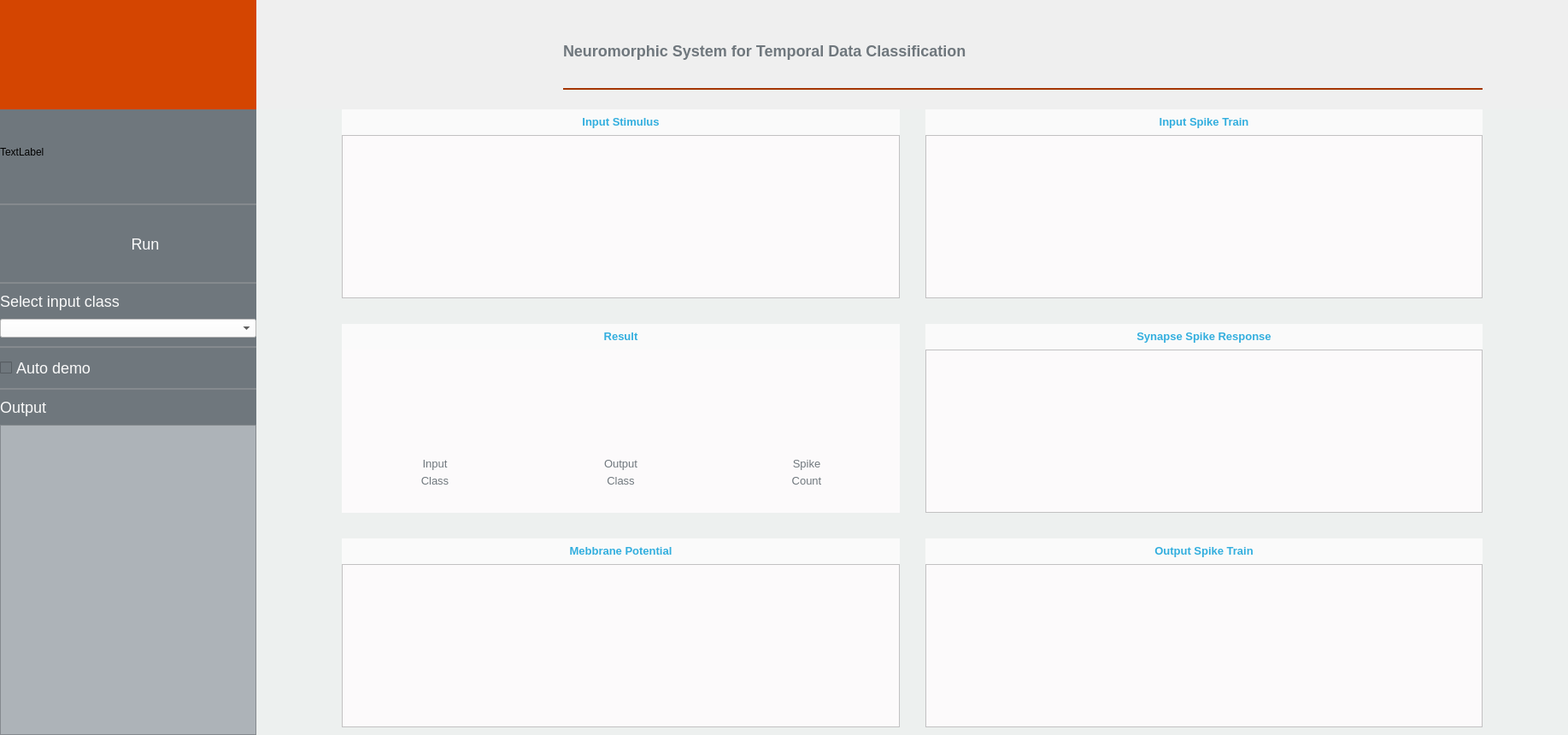
<?xml version="1.0" encoding="UTF-8"?>
<ui version="4.0">
 <class>MainWindow</class>
 <widget class="QMainWindow" name="MainWindow">
  <property name="geometry">
   <rect>
    <x>0</x>
    <y>0</y>
    <width>1835</width>
    <height>860</height>
   </rect>
  </property>
  <property name="windowTitle">
   <string>MainWindow</string>
  </property>
  <property name="windowOpacity">
   <double>1.000000000000000</double>
  </property>
  <property name="styleSheet">
   <string notr="true"/>
  </property>
  <widget class="QWidget" name="centralwidget">
   <property name="styleSheet">
    <string notr="true"/>
   </property>
   <layout class="QGridLayout" name="gridLayout">
    <property name="leftMargin">
     <number>0</number>
    </property>
    <property name="topMargin">
     <number>0</number>
    </property>
    <property name="rightMargin">
     <number>0</number>
    </property>
    <property name="bottomMargin">
     <number>0</number>
    </property>
    <property name="spacing">
     <number>0</number>
    </property>
    <item row="2" column="0">
     <widget class="QLabel" name="logo">
      <property name="minimumSize">
       <size>
        <width>0</width>
        <height>128</height>
       </size>
      </property>
      <property name="maximumSize">
       <size>
        <width>300</width>
        <height>300</height>
       </size>
      </property>
      <property name="styleSheet">
       <string notr="true">background-color: rgb(212, 69, 1);</string>
      </property>
      <property name="text">
       <string/>
      </property>
     </widget>
    </item>
    <item row="3" column="0">
     <widget class="QWidget" name="control_panel" native="true">
      <property name="minimumSize">
       <size>
        <width>300</width>
        <height>0</height>
       </size>
      </property>
      <property name="maximumSize">
       <size>
        <width>350</width>
        <height>16777215</height>
       </size>
      </property>
      <property name="styleSheet">
       <string notr="true">background-color: rgb(111, 119, 125);
</string>
      </property>
      <layout class="QGridLayout" name="gridLayout_2">
       <property name="leftMargin">
        <number>0</number>
       </property>
       <property name="topMargin">
        <number>0</number>
       </property>
       <property name="rightMargin">
        <number>0</number>
       </property>
       <property name="bottomMargin">
        <number>0</number>
       </property>
       <property name="horizontalSpacing">
        <number>0</number>
       </property>
       <property name="verticalSpacing">
        <number>10</number>
       </property>
       <item row="1" column="0">
        <widget class="QFrame" name="splot_line_0">
         <property name="minimumSize">
          <size>
           <width>0</width>
           <height>2</height>
          </size>
         </property>
         <property name="maximumSize">
          <size>
           <width>16777215</width>
           <height>2</height>
          </size>
         </property>
         <property name="styleSheet">
          <string notr="true">background-color: rgb(173, 179, 184);</string>
         </property>
         <property name="frameShape">
          <enum>QFrame::StyledPanel</enum>
         </property>
         <property name="frameShadow">
          <enum>QFrame::Raised</enum>
         </property>
        </widget>
       </item>
       <item row="6" column="0">
        <widget class="QFrame" name="split_line_2">
         <property name="minimumSize">
          <size>
           <width>0</width>
           <height>2</height>
          </size>
         </property>
         <property name="maximumSize">
          <size>
           <width>16777215</width>
           <height>2</height>
          </size>
         </property>
         <property name="styleSheet">
          <string notr="true">background-color: rgb(173, 179, 184);</string>
         </property>
         <property name="frameShape">
          <enum>QFrame::StyledPanel</enum>
         </property>
         <property name="frameShadow">
          <enum>QFrame::Raised</enum>
         </property>
        </widget>
       </item>
       <item row="8" column="0">
        <widget class="QFrame" name="split_line_3">
         <property name="minimumSize">
          <size>
           <width>0</width>
           <height>2</height>
          </size>
         </property>
         <property name="maximumSize">
          <size>
           <width>16777215</width>
           <height>2</height>
          </size>
         </property>
         <property name="styleSheet">
          <string notr="true">background-color: rgb(173, 179, 184);</string>
         </property>
         <property name="frameShape">
          <enum>QFrame::StyledPanel</enum>
         </property>
         <property name="frameShadow">
          <enum>QFrame::Raised</enum>
         </property>
        </widget>
       </item>
       <item row="9" column="0">
        <widget class="QLabel" name="input_class_label">
         <property name="maximumSize">
          <size>
           <width>400</width>
           <height>16777215</height>
          </size>
         </property>
         <property name="styleSheet">
          <string notr="true">QLabel {
font-family: &quot;Arial&quot;;
font-size: 18px;
color : rgb(250,250,250);
text-align:center;
background-color: rgb(111, 119, 125);
}
</string>
         </property>
         <property name="text">
          <string>Output</string>
         </property>
        </widget>
       </item>
       <item row="0" column="0">
        <widget class="QLabel" name="placeholder">
         <property name="minimumSize">
          <size>
           <width>0</width>
           <height>100</height>
          </size>
         </property>
         <property name="text">
          <string>TextLabel</string>
         </property>
        </widget>
       </item>
       <item row="4" column="0">
        <widget class="QLabel" name="combobox_label">
         <property name="maximumSize">
          <size>
           <width>400</width>
           <height>16777215</height>
          </size>
         </property>
         <property name="styleSheet">
          <string notr="true">

QLabel {
font-family: &quot;Arial&quot;;
font-size: 18px;
color : rgb(250,250,250);
text-align:center;
}
</string>
         </property>
         <property name="text">
          <string>Select input class</string>
         </property>
        </widget>
       </item>
       <item row="5" column="0">
        <widget class="ComboBox" name="dropdown_patterns">
         <property name="maximumSize">
          <size>
           <width>400</width>
           <height>16777215</height>
          </size>
         </property>
         <property name="styleSheet">
          <string notr="true">background-color: rgb(255, 255, 255);</string>
         </property>
        </widget>
       </item>
       <item row="10" column="0">
        <widget class="QListWidget" name="listw">
         <property name="sizePolicy">
          <sizepolicy hsizetype="Maximum" vsizetype="Expanding">
           <horstretch>0</horstretch>
           <verstretch>0</verstretch>
          </sizepolicy>
         </property>
         <property name="maximumSize">
          <size>
           <width>400</width>
           <height>16777215</height>
          </size>
         </property>
         <property name="styleSheet">
          <string notr="true">
QListWidget {
font-family: &quot;Arial&quot;;
font-size: 15px;
color : rgb(250,250,250);
text-align:center;
background-color: rgb(173, 179, 184);
}
</string>
         </property>
         <property name="verticalScrollBarPolicy">
          <enum>Qt::ScrollBarAlwaysOff</enum>
         </property>
        </widget>
       </item>
       <item row="7" column="0">
        <widget class="QCheckBox" name="auto_check_box">
         <property name="maximumSize">
          <size>
           <width>400</width>
           <height>16777215</height>
          </size>
         </property>
         <property name="styleSheet">
          <string notr="true">QCheckBox {
font-family: &quot;Arial&quot;;
font-size: 18px;
color : rgb(250,250,250);
text-align:center;
background-color: rgb(111, 119, 125);
}
</string>
         </property>
         <property name="text">
          <string>Auto demo</string>
         </property>
        </widget>
       </item>
       <item row="3" column="0">
        <widget class="QFrame" name="split_line_1">
         <property name="minimumSize">
          <size>
           <width>0</width>
           <height>2</height>
          </size>
         </property>
         <property name="maximumSize">
          <size>
           <width>16777215</width>
           <height>2</height>
          </size>
         </property>
         <property name="styleSheet">
          <string notr="true">background-color: rgb(173, 179, 184);</string>
         </property>
         <property name="frameShape">
          <enum>QFrame::StyledPanel</enum>
         </property>
         <property name="frameShadow">
          <enum>QFrame::Raised</enum>
         </property>
        </widget>
       </item>
       <item row="2" column="0">
        <widget class="QToolButton" name="btn">
         <property name="minimumSize">
          <size>
           <width>0</width>
           <height>70</height>
          </size>
         </property>
         <property name="maximumSize">
          <size>
           <width>400</width>
           <height>100</height>
          </size>
         </property>
         <property name="styleSheet">
          <string notr="true">QToolButton {
    border: none;
    border-radius: 0px;
	
    /*background-color: qlineargradient(x1: 0, y1: 0, x2: 0, y2: 1,
                                      stop: 0 #f6f7fa, stop: 1 #dadbde);
	*/
	background-color: rgb(111, 119, 125);
    /*min-width: 80px;*/
}

QToolButton:pressed {
    background-color: qlineargradient(x1: 0, y1: 0, x2: 0, y2: 1,
                                      stop: 0 #dadbde, stop: 1 #f6f7fa);
}

QToolButton:hover {
	background-color: rgb(212, 69, 1,100);
	 /*background-color: #c1b1b6;*/
 }



QToolButton:default {
    border-color: navy; /* make the default button prominent */
}

QToolButton {
font-family: &quot;Arial&quot;;
font-size: 18px;
color : rgb(250,250,250);
text-align:center;
}
</string>
         </property>
         <property name="text">
          <string>        Run</string>
         </property>
        </widget>
       </item>
      </layout>
     </widget>
    </item>
    <item row="2" column="1">
     <widget class="QWidget" name="top" native="true">
      <property name="minimumSize">
       <size>
        <width>0</width>
        <height>50</height>
       </size>
      </property>
      <property name="maximumSize">
       <size>
        <width>16777215</width>
        <height>100</height>
       </size>
      </property>
      <layout class="QGridLayout" name="gridLayout_6">
       <property name="leftMargin">
        <number>50</number>
       </property>
       <property name="topMargin">
        <number>0</number>
       </property>
       <property name="rightMargin">
        <number>0</number>
       </property>
       <property name="bottomMargin">
        <number>0</number>
       </property>
       <property name="spacing">
        <number>0</number>
       </property>
       <item row="0" column="0">
        <widget class="QLabel" name="banner_logo">
         <property name="maximumSize">
          <size>
           <width>300</width>
           <height>16777215</height>
          </size>
         </property>
         <property name="text">
          <string/>
         </property>
        </widget>
       </item>
       <item row="0" column="1">
        <widget class="QWidget" name="title_container" native="true">
         <layout class="QGridLayout" name="gridLayout_7">
          <property name="rightMargin">
           <number>100</number>
          </property>
          <item row="0" column="0">
           <widget class="QLabel" name="title_label">
            <property name="minimumSize">
             <size>
              <width>1024</width>
              <height>0</height>
             </size>
            </property>
            <property name="maximumSize">
             <size>
              <width>1600</width>
              <height>16777215</height>
             </size>
            </property>
            <property name="font">
             <font>
              <family>Arial</family>
             </font>
            </property>
            <property name="text">
             <string>&lt;html&gt;&lt;head/&gt;&lt;body&gt;&lt;p&gt;&lt;span style=&quot; font-size:x-large; font-weight:600; color:#6f777d;&quot;&gt;Neuromorphic System for Temporal Data Classification&lt;/span&gt;&lt;/p&gt;&lt;/body&gt;&lt;/html&gt;</string>
            </property>
           </widget>
          </item>
          <item row="1" column="0">
           <widget class="QFrame" name="buttom_line">
            <property name="maximumSize">
             <size>
              <width>16777215</width>
              <height>2</height>
             </size>
            </property>
            <property name="styleSheet">
             <string notr="true">background-color: rgb(212, 69, 0);</string>
            </property>
            <property name="frameShape">
             <enum>QFrame::StyledPanel</enum>
            </property>
            <property name="frameShadow">
             <enum>QFrame::Raised</enum>
            </property>
           </widget>
          </item>
         </layout>
        </widget>
       </item>
      </layout>
     </widget>
    </item>
    <item row="3" column="1">
     <widget class="QWidget" name="disp_fig" native="true">
      <property name="styleSheet">
       <string notr="true">background-color: rgb(237, 240, 239);</string>
      </property>
      <layout class="QGridLayout" name="gridLayout_4">
       <property name="leftMargin">
        <number>100</number>
       </property>
       <property name="topMargin">
        <number>0</number>
       </property>
       <property name="rightMargin">
        <number>100</number>
       </property>
       <property name="spacing">
        <number>30</number>
       </property>
       <item row="0" column="0">
        <widget class="QWidget" name="raw_data_container" native="true">
         <layout class="QGridLayout" name="gridLayout_9">
          <property name="leftMargin">
           <number>0</number>
          </property>
          <property name="topMargin">
           <number>0</number>
          </property>
          <property name="rightMargin">
           <number>0</number>
          </property>
          <property name="bottomMargin">
           <number>0</number>
          </property>
          <property name="spacing">
           <number>0</number>
          </property>
          <item row="0" column="0">
           <widget class="QLabel" name="raw_data_label">
            <property name="minimumSize">
             <size>
              <width>0</width>
              <height>30</height>
             </size>
            </property>
            <property name="font">
             <font>
              <family>Arial</family>
             </font>
            </property>
            <property name="styleSheet">
             <string notr="true">background-color: rgb(250, 250, 250);</string>
            </property>
            <property name="text">
             <string>&lt;!DOCTYPE HTML PUBLIC &quot;-//W3C//DTD HTML 4.0//EN&quot; &quot;http://www.w3.org/TR/REC-html40/strict.dtd&quot;&gt;
&lt;html&gt;&lt;head&gt;&lt;meta name=&quot;qrichtext&quot; content=&quot;1&quot; /&gt;&lt;style type=&quot;text/css&quot;&gt;
p, li { white-space: pre-wrap; }
&lt;/style&gt;&lt;/head&gt;&lt;body style=&quot; font-family:'Arial'; font-size:9pt; font-weight:400; font-style:normal;&quot;&gt;
&lt;p align=&quot;center&quot; style=&quot; margin-top:12px; margin-bottom:12px; margin-left:0px; margin-right:0px; -qt-block-indent:0; text-indent:0px;&quot;&gt;&lt;span style=&quot; font-family:'Microsoft YaHei'; font-size:10pt; font-weight:600; color:#32aede;&quot;&gt;Input Stimulus&lt;/span&gt;&lt;/p&gt;&lt;/body&gt;&lt;/html&gt;</string>
            </property>
           </widget>
          </item>
          <item row="1" column="0">
           <widget class="PlotWidget" name="raw_data_plot">
            <property name="styleSheet">
             <string notr="true">background-color: rgb(252, 250, 251);</string>
            </property>
           </widget>
          </item>
         </layout>
        </widget>
       </item>
       <item row="2" column="0">
        <widget class="QWidget" name="voltage_container" native="true">
         <layout class="QGridLayout" name="gridLayout_3">
          <property name="leftMargin">
           <number>0</number>
          </property>
          <property name="topMargin">
           <number>0</number>
          </property>
          <property name="rightMargin">
           <number>0</number>
          </property>
          <property name="bottomMargin">
           <number>0</number>
          </property>
          <property name="spacing">
           <number>0</number>
          </property>
          <item row="0" column="0">
           <widget class="QLabel" name="voltage_title">
            <property name="minimumSize">
             <size>
              <width>0</width>
              <height>30</height>
             </size>
            </property>
            <property name="font">
             <font>
              <family>Arial</family>
             </font>
            </property>
            <property name="styleSheet">
             <string notr="true">background-color: rgb(250, 250, 250);</string>
            </property>
            <property name="text">
             <string>&lt;!DOCTYPE HTML PUBLIC &quot;-//W3C//DTD HTML 4.0//EN&quot; &quot;http://www.w3.org/TR/REC-html40/strict.dtd&quot;&gt;
&lt;html&gt;&lt;head&gt;&lt;meta name=&quot;qrichtext&quot; content=&quot;1&quot; /&gt;&lt;style type=&quot;text/css&quot;&gt;
p, li { white-space: pre-wrap; }
&lt;/style&gt;&lt;/head&gt;&lt;body style=&quot; font-family:'Arial'; font-size:9pt; font-weight:400; font-style:normal;&quot;&gt;
&lt;p align=&quot;center&quot; style=&quot; margin-top:12px; margin-bottom:12px; margin-left:0px; margin-right:0px; -qt-block-indent:0; text-indent:0px;&quot;&gt;&lt;span style=&quot; font-size:10pt; font-weight:600; color:#32aede;&quot;&gt;Mebbrane Potential&lt;/span&gt;&lt;/p&gt;&lt;/body&gt;&lt;/html&gt;</string>
            </property>
           </widget>
          </item>
          <item row="1" column="0">
           <widget class="PlotWidget" name="voltage_plot">
            <property name="styleSheet">
             <string notr="true">background-color: rgb(252, 250, 251);</string>
            </property>
           </widget>
          </item>
         </layout>
        </widget>
       </item>
       <item row="0" column="1">
        <widget class="QWidget" name="inspike_container" native="true">
         <layout class="QGridLayout" name="gridLayout_10">
          <property name="leftMargin">
           <number>0</number>
          </property>
          <property name="topMargin">
           <number>0</number>
          </property>
          <property name="rightMargin">
           <number>0</number>
          </property>
          <property name="bottomMargin">
           <number>0</number>
          </property>
          <property name="spacing">
           <number>0</number>
          </property>
          <item row="0" column="0">
           <widget class="QLabel" name="inspike_title">
            <property name="minimumSize">
             <size>
              <width>0</width>
              <height>30</height>
             </size>
            </property>
            <property name="styleSheet">
             <string notr="true">background-color: rgb(250, 250, 250);</string>
            </property>
            <property name="text">
             <string>&lt;html&gt;&lt;head/&gt;&lt;body&gt;&lt;p align=&quot;center&quot;&gt;&lt;span style=&quot; font-family:'Arial'; font-size:10pt; font-weight:600; color:#32aede;&quot;&gt;Input Spike Train&lt;/span&gt;&lt;/p&gt;&lt;/body&gt;&lt;/html&gt;</string>
            </property>
           </widget>
          </item>
          <item row="1" column="0">
           <widget class="PlotWidget" name="inspike_plot">
            <property name="styleSheet">
             <string notr="true">background-color: rgb(252, 250, 251);</string>
            </property>
           </widget>
          </item>
         </layout>
        </widget>
       </item>
       <item row="1" column="1">
        <widget class="QWidget" name="psp_container" native="true">
         <layout class="QGridLayout" name="gridLayout_11">
          <property name="leftMargin">
           <number>0</number>
          </property>
          <property name="topMargin">
           <number>0</number>
          </property>
          <property name="rightMargin">
           <number>0</number>
          </property>
          <property name="bottomMargin">
           <number>0</number>
          </property>
          <property name="spacing">
           <number>0</number>
          </property>
          <item row="0" column="0">
           <widget class="QLabel" name="pap_title">
            <property name="minimumSize">
             <size>
              <width>0</width>
              <height>30</height>
             </size>
            </property>
            <property name="styleSheet">
             <string notr="true">background-color: rgb(250, 250, 250);</string>
            </property>
            <property name="text">
             <string>&lt;html&gt;&lt;head/&gt;&lt;body&gt;&lt;p align=&quot;center&quot;&gt;&lt;span style=&quot; font-family:'Arial'; font-size:10pt; font-weight:600; color:#32aede;&quot;&gt;Synapse Spike Response&lt;/span&gt;&lt;/p&gt;&lt;/body&gt;&lt;/html&gt;</string>
            </property>
           </widget>
          </item>
          <item row="1" column="0">
           <widget class="PlotWidget" name="psp_plot">
            <property name="styleSheet">
             <string notr="true">background-color: rgb(252, 250, 251);</string>
            </property>
           </widget>
          </item>
         </layout>
        </widget>
       </item>
       <item row="2" column="1">
        <widget class="QWidget" name="outspike_container" native="true">
         <layout class="QGridLayout" name="gridLayout_12">
          <property name="leftMargin">
           <number>0</number>
          </property>
          <property name="topMargin">
           <number>0</number>
          </property>
          <property name="rightMargin">
           <number>0</number>
          </property>
          <property name="bottomMargin">
           <number>0</number>
          </property>
          <property name="spacing">
           <number>0</number>
          </property>
          <item row="0" column="0">
           <widget class="QLabel" name="outspike_title">
            <property name="minimumSize">
             <size>
              <width>0</width>
              <height>30</height>
             </size>
            </property>
            <property name="styleSheet">
             <string notr="true">background-color: rgb(250, 250, 250);</string>
            </property>
            <property name="text">
             <string>&lt;html&gt;&lt;head/&gt;&lt;body&gt;&lt;p align=&quot;center&quot;&gt;&lt;span style=&quot; font-family:'Microsoft YaHei'; font-size:10pt; font-weight:600; color:#32aede;&quot;&gt;Output Spike Train&lt;/span&gt;&lt;/p&gt;&lt;/body&gt;&lt;/html&gt;</string>
            </property>
           </widget>
          </item>
          <item row="1" column="0">
           <widget class="PlotWidget" name="outspike_plot">
            <property name="styleSheet">
             <string notr="true">background-color: rgb(252, 250, 251);</string>
            </property>
           </widget>
          </item>
         </layout>
        </widget>
       </item>
       <item row="1" column="0">
        <widget class="QWidget" name="result_container" native="true">
         <property name="styleSheet">
          <string notr="true">background-color: rgb(252, 250, 251);</string>
         </property>
         <layout class="QGridLayout" name="gridLayout_13">
          <property name="leftMargin">
           <number>0</number>
          </property>
          <property name="topMargin">
           <number>0</number>
          </property>
          <property name="rightMargin">
           <number>0</number>
          </property>
          <property name="bottomMargin">
           <number>0</number>
          </property>
          <property name="spacing">
           <number>0</number>
          </property>
          <item row="0" column="0" colspan="3">
           <widget class="QLabel" name="result_title">
            <property name="minimumSize">
             <size>
              <width>0</width>
              <height>30</height>
             </size>
            </property>
            <property name="maximumSize">
             <size>
              <width>16777215</width>
              <height>30</height>
             </size>
            </property>
            <property name="styleSheet">
             <string notr="true">background-color: rgb(250, 250,250);</string>
            </property>
            <property name="text">
             <string>&lt;!DOCTYPE HTML PUBLIC &quot;-//W3C//DTD HTML 4.0//EN&quot; &quot;http://www.w3.org/TR/REC-html40/strict.dtd&quot;&gt;
&lt;html&gt;&lt;head&gt;&lt;meta name=&quot;qrichtext&quot; content=&quot;1&quot; /&gt;&lt;style type=&quot;text/css&quot;&gt;
p, li { white-space: pre-wrap; }
&lt;/style&gt;&lt;/head&gt;&lt;body style=&quot; font-family:'SimSun'; font-size:9pt; font-weight:400; font-style:normal;&quot;&gt;
&lt;p align=&quot;center&quot; style=&quot; margin-top:12px; margin-bottom:12px; margin-left:0px; margin-right:0px; -qt-block-indent:0; text-indent:0px;&quot;&gt;&lt;span style=&quot; font-family:'Microsoft YaHei'; font-size:10pt; font-weight:600; color:#32aede;&quot;&gt;Result&lt;/span&gt;&lt;/p&gt;&lt;/body&gt;&lt;/html&gt;</string>
            </property>
           </widget>
          </item>
          <item row="1" column="0">
           <widget class="QLabel" name="input_class_value">
            <property name="font">
             <font>
              <family>Arial</family>
              <pointsize>-1</pointsize>
             </font>
            </property>
            <property name="styleSheet">
             <string notr="true">QLabel {
font-family: &quot;Arial&quot;;
font-size: 30px;
color : rgb(219,61,1);
}</string>
            </property>
            <property name="text">
             <string/>
            </property>
            <property name="alignment">
             <set>Qt::AlignCenter</set>
            </property>
           </widget>
          </item>
          <item row="1" column="2">
           <widget class="QLabel" name="spike_count_value">
            <property name="styleSheet">
             <string notr="true">QLabel {
font-family: &quot;Arial&quot;;
font-size: 30px;
color : rgb(219,61,1);
}</string>
            </property>
            <property name="text">
             <string/>
            </property>
            <property name="alignment">
             <set>Qt::AlignCenter</set>
            </property>
           </widget>
          </item>
          <item row="1" column="1">
           <widget class="QLabel" name="output_class_value">
            <property name="styleSheet">
             <string notr="true">QLabel {
font-family: &quot;Arial&quot;;
font-size: 30px;
color : rgb(219,61,1);
}</string>
            </property>
            <property name="text">
             <string/>
            </property>
            <property name="alignment">
             <set>Qt::AlignCenter</set>
            </property>
           </widget>
          </item>
          <item row="3" column="2">
           <widget class="QLabel" name="spike_count_text">
            <property name="text">
             <string>&lt;!DOCTYPE HTML PUBLIC &quot;-//W3C//DTD HTML 4.0//EN&quot; &quot;http://www.w3.org/TR/REC-html40/strict.dtd&quot;&gt;
&lt;html&gt;&lt;head&gt;&lt;meta name=&quot;qrichtext&quot; content=&quot;1&quot; /&gt;&lt;style type=&quot;text/css&quot;&gt;
p, li { white-space: pre-wrap; }
&lt;/style&gt;&lt;/head&gt;&lt;body style=&quot; font-family:'SimSun'; font-size:9pt; font-weight:400; font-style:normal;&quot;&gt;
&lt;p align=&quot;center&quot; style=&quot; margin-top:5px; margin-bottom:5px; margin-left:0px; margin-right:0px; -qt-block-indent:0; text-indent:0px;&quot;&gt;&lt;span style=&quot; font-family:'Arial'; font-size:10pt; color:#6f777d;&quot;&gt;Spike&lt;/span&gt;&lt;/p&gt;
&lt;p align=&quot;center&quot; style=&quot; margin-top:5px; margin-bottom:5px; margin-left:0px; margin-right:0px; -qt-block-indent:0; text-indent:0px;&quot;&gt;&lt;span style=&quot; font-family:'Arial'; font-size:10pt; color:#6f777d;&quot;&gt;Count&lt;/span&gt;&lt;/p&gt;&lt;/body&gt;&lt;/html&gt;</string>
            </property>
           </widget>
          </item>
          <item row="3" column="1">
           <widget class="QLabel" name="output_class_text">
            <property name="text">
             <string>&lt;!DOCTYPE HTML PUBLIC &quot;-//W3C//DTD HTML 4.0//EN&quot; &quot;http://www.w3.org/TR/REC-html40/strict.dtd&quot;&gt;
&lt;html&gt;&lt;head&gt;&lt;meta name=&quot;qrichtext&quot; content=&quot;1&quot; /&gt;&lt;style type=&quot;text/css&quot;&gt;
p, li { white-space: pre-wrap; }
&lt;/style&gt;&lt;/head&gt;&lt;body style=&quot; font-family:'SimSun'; font-size:9pt; font-weight:400; font-style:normal;&quot;&gt;
&lt;p align=&quot;center&quot; style=&quot; margin-top:5px; margin-bottom:5px; margin-left:0px; margin-right:0px; -qt-block-indent:0; text-indent:0px;&quot;&gt;&lt;span style=&quot; font-family:'Arial'; font-size:10pt; color:#6f777d;&quot;&gt;Output&lt;/span&gt;&lt;/p&gt;
&lt;p align=&quot;center&quot; style=&quot; margin-top:5px; margin-bottom:5px; margin-left:0px; margin-right:0px; -qt-block-indent:0; text-indent:0px;&quot;&gt;&lt;span style=&quot; font-family:'Arial'; font-size:10pt; color:#6f777d;&quot;&gt;Class&lt;/span&gt;&lt;/p&gt;&lt;/body&gt;&lt;/html&gt;</string>
            </property>
           </widget>
          </item>
          <item row="3" column="0">
           <widget class="QLabel" name="input_class_text">
            <property name="text">
             <string>&lt;!DOCTYPE HTML PUBLIC &quot;-//W3C//DTD HTML 4.0//EN&quot; &quot;http://www.w3.org/TR/REC-html40/strict.dtd&quot;&gt;
&lt;html&gt;&lt;head&gt;&lt;meta name=&quot;qrichtext&quot; content=&quot;1&quot; /&gt;&lt;style type=&quot;text/css&quot;&gt;
p, li { white-space: pre-wrap; }
&lt;/style&gt;&lt;/head&gt;&lt;body style=&quot; font-family:'SimSun'; font-size:9pt; font-weight:400; font-style:normal;&quot;&gt;
&lt;p align=&quot;center&quot; style=&quot; margin-top:5px; margin-bottom:5px; margin-left:0px; margin-right:0px; -qt-block-indent:0; text-indent:0px;&quot;&gt;&lt;span style=&quot; font-family:'Arial'; font-size:10pt; color:#6f777d;&quot;&gt;Input&lt;/span&gt;&lt;/p&gt;
&lt;p align=&quot;center&quot; style=&quot; margin-top:5px; margin-bottom:5px; margin-left:0px; margin-right:0px; -qt-block-indent:0; text-indent:0px;&quot;&gt;&lt;span style=&quot; font-family:'Arial'; font-size:10pt; color:#6f777d;&quot;&gt;Class&lt;/span&gt;&lt;/p&gt;&lt;/body&gt;&lt;/html&gt;</string>
            </property>
           </widget>
          </item>
         </layout>
        </widget>
       </item>
      </layout>
     </widget>
    </item>
   </layout>
  </widget>
 </widget>
 <customwidgets>
  <customwidget>
   <class>PlotWidget</class>
   <extends>QGraphicsView</extends>
   <header>pyqtgraph</header>
  </customwidget>
  <customwidget>
   <class>ComboBox</class>
   <extends>QComboBox</extends>
   <header>pyqtgraph</header>
  </customwidget>
 </customwidgets>
 <resources/>
 <connections/>
</ui>
